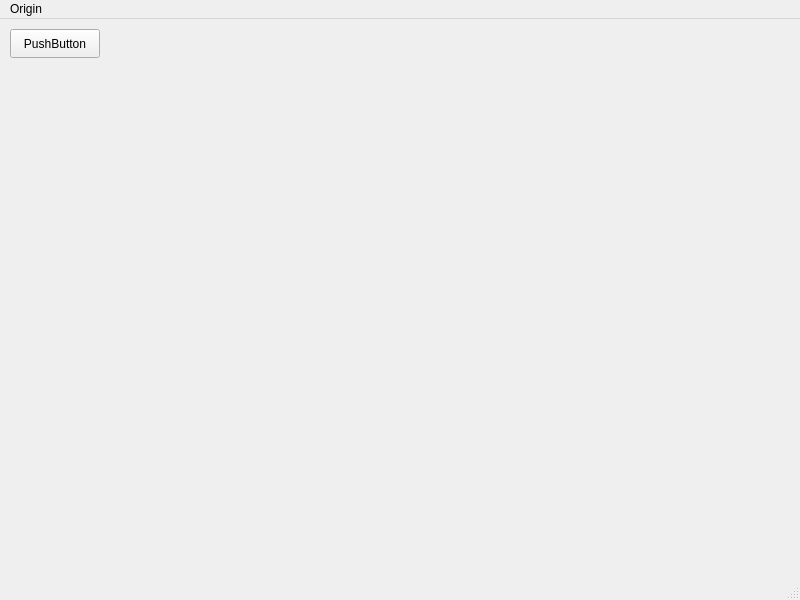
<?xml version="1.0" encoding="UTF-8"?>
<ui version="4.0">
 <class>MainWindow</class>
 <widget class="QMainWindow" name="MainWindow">
  <property name="geometry">
   <rect>
    <x>0</x>
    <y>0</y>
    <width>800</width>
    <height>600</height>
   </rect>
  </property>
  <property name="windowTitle">
   <string>MainWindow</string>
  </property>
  <widget class="QWidget" name="centralwidget">
   <widget class="QPushButton" name="pushButton">
    <property name="geometry">
     <rect>
      <x>10</x>
      <y>10</y>
      <width>90</width>
      <height>29</height>
     </rect>
    </property>
    <property name="text">
     <string>PushButton</string>
    </property>
   </widget>
  </widget>
  <widget class="QMenuBar" name="menubar">
   <property name="geometry">
    <rect>
     <x>0</x>
     <y>0</y>
     <width>800</width>
     <height>25</height>
    </rect>
   </property>
   <widget class="QMenu" name="menuOrigin">
    <property name="title">
     <string>Origin</string>
    </property>
   </widget>
   <addaction name="menuOrigin"/>
  </widget>
  <widget class="QStatusBar" name="statusbar"/>
 </widget>
 <resources/>
 <connections/>
</ui>
